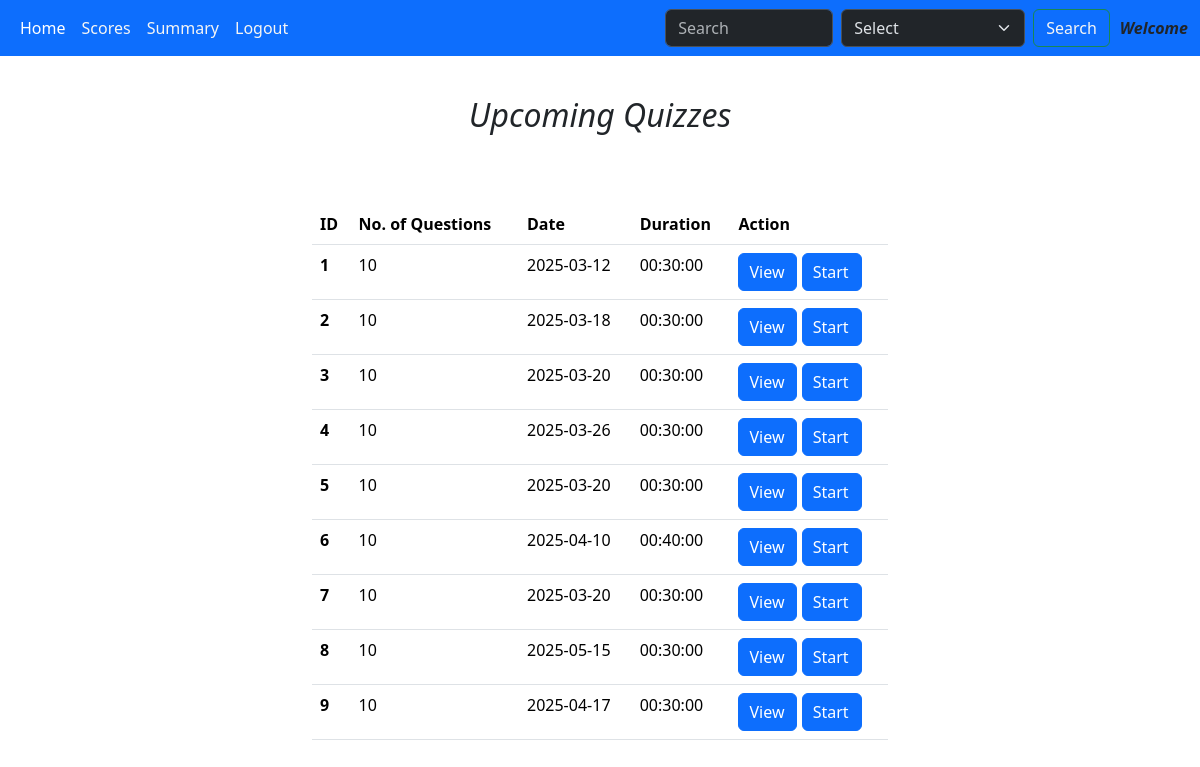
/user_dashboard, run on an earlier commit of the app's database.
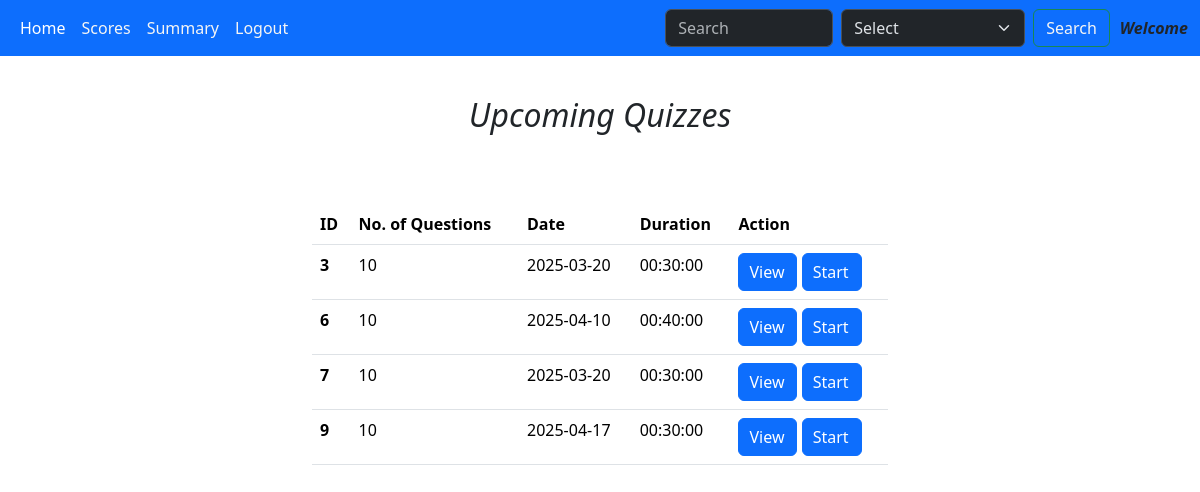
And on a later commit of the database.
### models.py (models this page shows)
class Quiz(db.Model):
    id = db.Column(db.Integer, primary_key = True)
    chapter_id = db.Column(db.Integer, db.ForeignKey('chapter.id'), nullable = False)
    date_of_quiz = db.Column(db.Date, nullable = False)
    time_duration = db.Column(db.Time, nullable = False)
    quiz_attempted = db.Column(db.Integer())
    questions = db.Relationship('Questions', backref = 'quiz')

### app.py (the view)
@app.route('/user_dashboard')
def user_dashboard():
    quizzes = Quiz.query.all()
    user_id = session.get('user_id')
    user_obj = User.query.get(user_id)
    for quiz in quizzes:
        score = Scores.query.filter_by(user_id=user_id, quiz_id=quiz.id).first()
        if not score:
            quiz.quiz_attempted = 0
            db.session.commit()
        else:
            quiz.quiz_attempted = 1
            db.session.commit()
    return render_template('user_dashboard.html', quizzes = quizzes, user_obj = user_obj)

### templates/user_dashboard.html (shortened to what this page needs)
<!DOCTYPE html>
<html lang="en">
<head>
    <link rel="stylesheet" href="/static/style.css">
    <link href="https://cdn.jsdelivr.net/npm/bootstrap@5.3.3/dist/css/bootstrap.min.css"
    rel="stylesheet"
>
</head>
<body>
    <nav class="navbar navbar-expand-lg bg-primary" data-bs-theme="dark">
        <div class="container-fluid">
          <div class="collapse navbar-collapse" id="navbarSupportedContent">
            <ul class="navbar-nav me-auto mb-2 mb-lg-0">
              <li class="nav-item">
                <a class="nav-link active" aria-current="page" href="/user_dashboard">Home</a>
              </li>
              <li class="nav-item">
                <a class="nav-link" href="/scores" style="color:whitesmoke">Scores</a>
              </li>
              <li class="nav-item dropdown">
                <a class="nav-link" href="/summary_user" style="color:whitesmoke">
                  Summary
                </a>
              </li>
              <li class="nav-item">
                <a class="nav-link" style="color:whitesmoke" href="/logout">Logout</a>
              </li>
            </ul>
            <form class="d-flex" role="search" action="/search_user">
              <input class="form-control me-2" type="search" placeholder="Search" aria-label="Search">
              <select class="form-select me-2" aria-label="Default select example">
                <option selected>Select</option>
              </select>
              <button class="btn btn-outline-success" type="submit" style="color:whitesmoke">Search</button>
            </form>
            <span style="text-align:center; margin-left:10px; font-style:italic; font-weight: 700;">Welcome {{ user_obj.name }}</span>
          </div>
        </div>
    </nav>
    <div class="upcoming_quizes">
        <div id="up_quizzes" style="text-align:center; margin-top:8px; font-style:oblique">
            <h2 style="margin:30px;">Upcoming Quizzes</h2>
        </div>
        <div class="container-fluid" style="margin-top:70px;">
            <table class="table caption-top">
                <thead>
                  <tr>
                    <th scope="col">ID</th>
                    <th scope="col">No. of Questions</th>
                    <th scope="col">Date</th>
                    <th scope="col">Duration</th>
                    <th scope="col">Action</th>
                  </tr>
                </thead>
                <tbody>
                  {% for quiz in quizzes %}
                  <tr>
                    <th scope="row">{{quiz.id }}</th>
                    <td>{{ quiz.questions|length }}</td>
                    <td>{{ quiz.date_of_quiz }} </td>
                    <td>{{ quiz.time_duration }}</td>
                    <td><a href="/view/{{ quiz.id }}" class="btn btn-primary" style="padding-left:10px">View</a>
                      <a href="/start_Exam/{{ quiz.id }}" class="btn btn-primary" style="padding-left:10px">Start</a></td>
                  </tr>
                  {% endfor %}
                </tbody>
            </table>
        </div>
    </div>
</body>
</html>

### static/style.css (style rules this page uses)
* { margin:0px; }
.upcoming_quizes { margin:auto; margin-top: 40px; width:600px; border:none; border-radius: 10px; }

What changed in the data, as far as the page shows it:
removed Quiz: id "1", questions|length "10", date_of_quiz "2025-03-12", time_duration "00:30:00"
removed Quiz: id "2", questions|length "10", date_of_quiz "2025-03-18", time_duration "00:30:00"
removed Quiz: id "4", questions|length "10", date_of_quiz "2025-03-26", time_duration "00:30:00"
removed Quiz: id "5", questions|length "10", date_of_quiz "2025-03-20", time_duration "00:30:00"
removed Quiz: id "8", questions|length "10", date_of_quiz "2025-05-15", time_duration "00:30:00"
